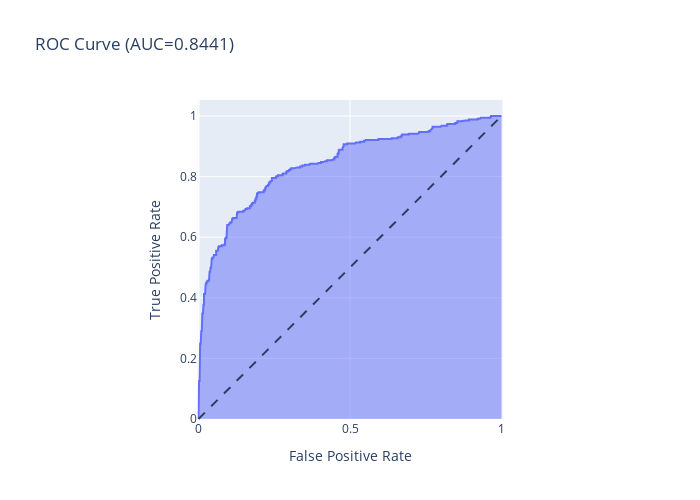

Source (notebook cell):
### Code cell
roc(model, transformed_original_X, original_y).show()

### Figure 1 — Plotly figure (JSON) as saved in the notebook; plotly's stock layout.template omitted (floating-point values rounded to 4 significant figures; data arrays with more than 128 entries replaced by an {"elided": "..."} marker saying what was removed)
{"data": [{"hovertemplate": "False Positive Rate=%{x}<br>True Positive Rate=%{y}<extra></extra>", "legendgroup": "", "line": {"color": "#636efa"}, "mode": "lines", "name": "", "orientation": "v", "showlegend": false, "stackgroup": "1", "type": "scatter", "x": {"elided": "324 float values"}, "xaxis": "x", "y": {"elided": "324 float values"}, "yaxis": "y"}], "layout": {"height": 500, "legend": {"tracegroupgap": 0}, "shapes": [{"line": {"dash": "dash"}, "type": "line", "x0": 0, "x1": 1, "y0": 0, "y1": 1}], "title": {"text": "ROC Curve (AUC=0.8441)"}, "width": 700, "xaxis": {"anchor": "y", "constrain": "domain", "domain": [0, 1], "title": {"text": "False Positive Rate"}}, "yaxis": {"anchor": "x", "domain": [0, 1], "scaleanchor": "x", "scaleratio": 1, "title": {"text": "True Positive Rate"}}}}
